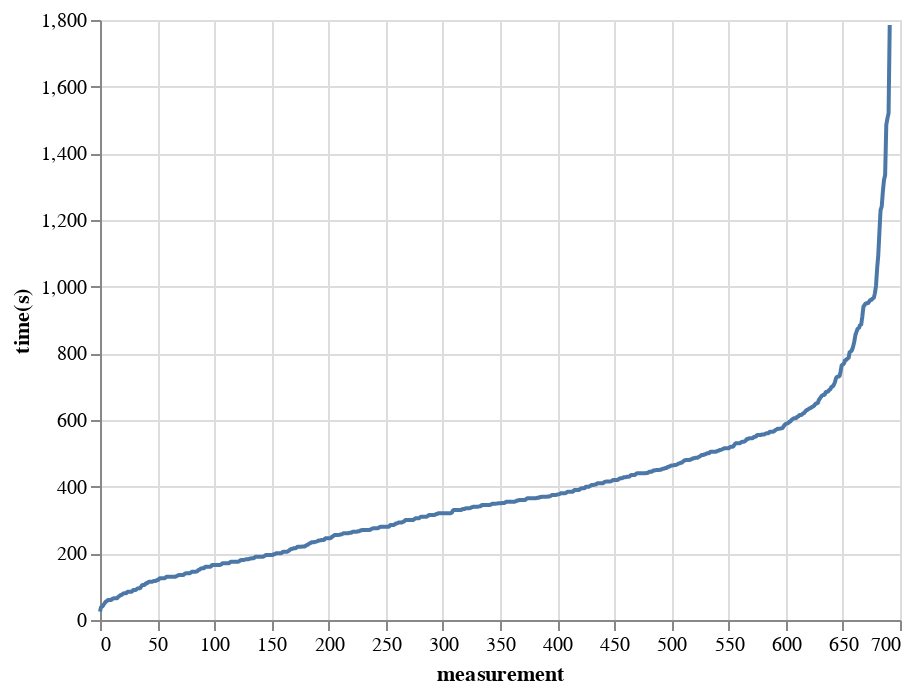

Notebook source saved alongside this figure:
### Markdown cell above
Let's plot the data for one of the concentration to get a sense.

### Code cell
# Plot one of the concentration
alt.Chart(df
    ).mark_line(
        strokeJoin='bevel'
    ).encode(
        x=alt.X('measurement:Q', title='measurement'),
        y=alt.Y('12 uM:Q', title='time(s)'),
        order='time:Q'
    )

### Figure 1 — Vega-Lite specification as saved in the notebook (floating-point values rounded to 4 significant figures; data arrays with more than 128 entries replaced by an {"elided": "..."} marker saying what was removed)
{"$schema": "https://vega.github.io/schema/vega-lite/v2.6.0.json", "config": {"view": {"height": 300, "width": 400}}, "data": {"name": "data-f2ad8beba7e1d5b11a8e0849d50947ca"}, "datasets": {"data-f2ad8beba7e1d5b11a8e0849d50947ca": {"elided": "692 records"}}, "encoding": {"order": {"field": "time", "type": "quantitative"}, "x": {"field": "measurement", "title": "measurement", "type": "quantitative"}, "y": {"field": "12 uM", "title": "time(s)", "type": "quantitative"}}, "mark": {"strokeJoin": "bevel", "type": "line"}}
